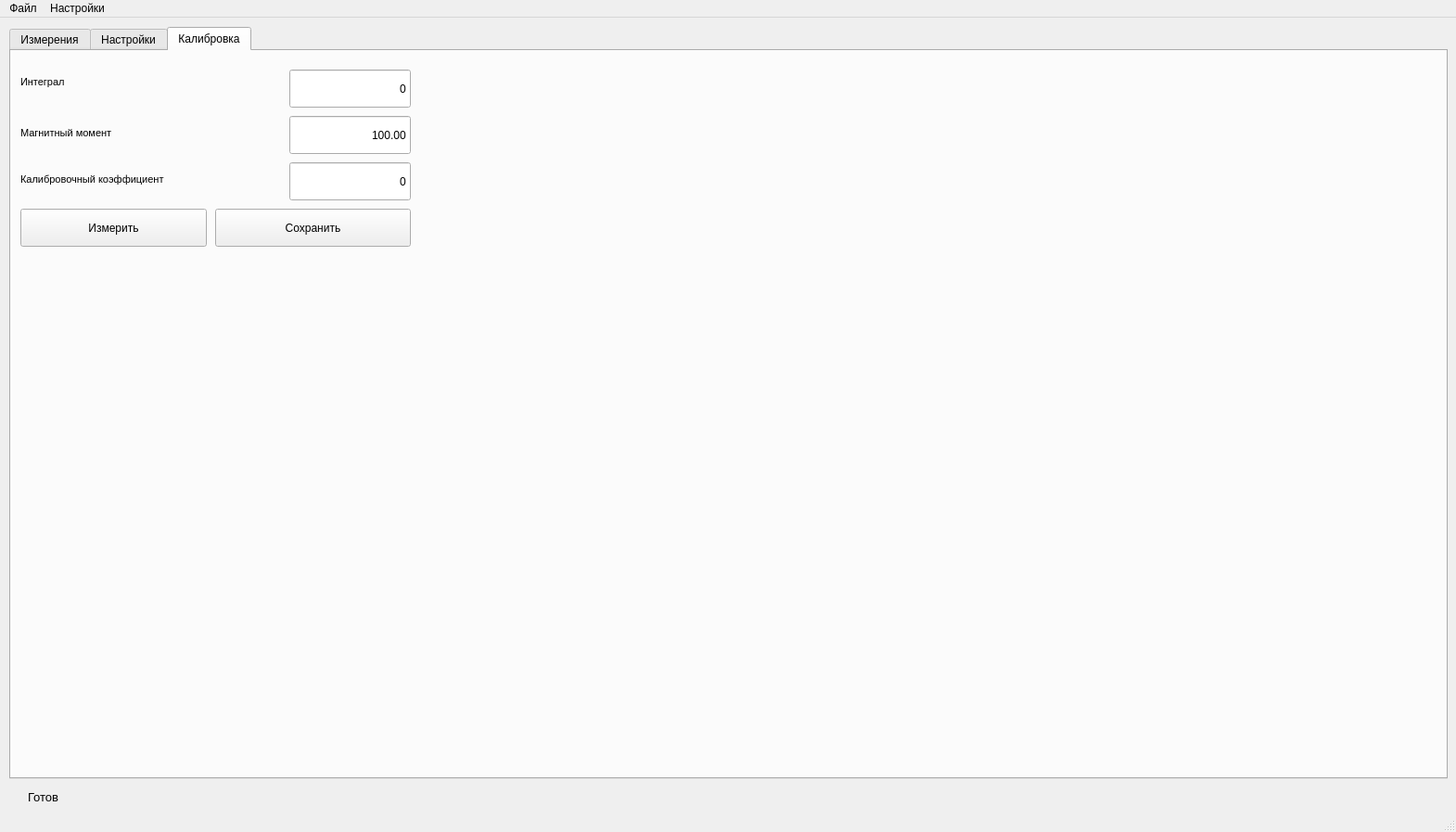
<?xml version="1.0" encoding="UTF-8"?>
<ui version="4.0">
 <class>MainWindow</class>
 <widget class="QMainWindow" name="MainWindow">
  <property name="geometry">
   <rect>
    <x>0</x>
    <y>0</y>
    <width>1570</width>
    <height>897</height>
   </rect>
  </property>
  <property name="windowTitle">
   <string>Helmholtz coil</string>
  </property>
  <widget class="QWidget" name="centralwidget">
   <property name="sizePolicy">
    <sizepolicy hsizetype="Preferred" vsizetype="Preferred">
     <horstretch>0</horstretch>
     <verstretch>0</verstretch>
    </sizepolicy>
   </property>
   <widget class="QLabel" name="Status">
    <property name="geometry">
     <rect>
      <x>120</x>
      <y>620</y>
      <width>111</width>
      <height>41</height>
     </rect>
    </property>
    <property name="font">
     <font>
      <family>Arial</family>
      <pointsize>8</pointsize>
      <italic>true</italic>
     </font>
    </property>
    <property name="text">
     <string/>
    </property>
   </widget>
   <widget class="QTabWidget" name="tabWidget">
    <property name="geometry">
     <rect>
      <x>10</x>
      <y>10</y>
      <width>1551</width>
      <height>811</height>
     </rect>
    </property>
    <property name="font">
     <font>
      <family>Segoe UI</family>
     </font>
    </property>
    <property name="currentIndex">
     <number>2</number>
    </property>
    <widget class="QWidget" name="widget">
     <attribute name="title">
      <string>Измерения</string>
     </attribute>
     <widget class="QLineEdit" name="XY">
      <property name="geometry">
       <rect>
        <x>245</x>
        <y>400</y>
        <width>121</width>
        <height>31</height>
       </rect>
      </property>
      <property name="text">
       <string>0</string>
      </property>
      <property name="alignment">
       <set>Qt::AlignRight|Qt::AlignTrailing|Qt::AlignVCenter</set>
      </property>
     </widget>
     <widget class="QLineEdit" name="Phi">
      <property name="geometry">
       <rect>
        <x>245</x>
        <y>600</y>
        <width>121</width>
        <height>31</height>
       </rect>
      </property>
      <property name="text">
       <string>0</string>
      </property>
      <property name="alignment">
       <set>Qt::AlignRight|Qt::AlignTrailing|Qt::AlignVCenter</set>
      </property>
     </widget>
     <widget class="QLabel" name="label_36">
      <property name="geometry">
       <rect>
        <x>15</x>
        <y>595</y>
        <width>181</width>
        <height>31</height>
       </rect>
      </property>
      <property name="font">
       <font>
        <family>Segoe UI</family>
        <pointsize>10</pointsize>
       </font>
      </property>
      <property name="text">
       <string>Азимутальный угол</string>
      </property>
     </widget>
     <widget class="QLabel" name="label_40">
      <property name="geometry">
       <rect>
        <x>15</x>
        <y>495</y>
        <width>131</width>
        <height>31</height>
       </rect>
      </property>
      <property name="font">
       <font>
        <family>Segoe UI</family>
        <pointsize>10</pointsize>
       </font>
      </property>
      <property name="text">
       <string>Проекция YZ</string>
      </property>
     </widget>
     <widget class="QLabel" name="label_37">
      <property name="geometry">
       <rect>
        <x>15</x>
        <y>645</y>
        <width>211</width>
        <height>31</height>
       </rect>
      </property>
      <property name="font">
       <font>
        <family>Segoe UI</family>
        <pointsize>10</pointsize>
       </font>
      </property>
      <property name="text">
       <string>Полярный угол</string>
      </property>
     </widget>
     <widget class="QLabel" name="label_33">
      <property name="geometry">
       <rect>
        <x>15</x>
        <y>405</y>
        <width>121</width>
        <height>26</height>
       </rect>
      </property>
      <property name="font">
       <font>
        <family>Segoe UI</family>
        <pointsize>10</pointsize>
       </font>
      </property>
      <property name="text">
       <string>Проекция XY</string>
      </property>
     </widget>
     <widget class="QLineEdit" name="Theta">
      <property name="geometry">
       <rect>
        <x>245</x>
        <y>650</y>
        <width>121</width>
        <height>31</height>
       </rect>
      </property>
      <property name="text">
       <string>0</string>
      </property>
      <property name="alignment">
       <set>Qt::AlignRight|Qt::AlignTrailing|Qt::AlignVCenter</set>
      </property>
     </widget>
     <widget class="QLineEdit" name="YZ">
      <property name="geometry">
       <rect>
        <x>245</x>
        <y>500</y>
        <width>121</width>
        <height>31</height>
       </rect>
      </property>
      <property name="text">
       <string>0</string>
      </property>
      <property name="alignment">
       <set>Qt::AlignRight|Qt::AlignTrailing|Qt::AlignVCenter</set>
      </property>
     </widget>
     <widget class="QLabel" name="label_35">
      <property name="geometry">
       <rect>
        <x>15</x>
        <y>545</y>
        <width>181</width>
        <height>31</height>
       </rect>
      </property>
      <property name="font">
       <font>
        <family>Segoe UI</family>
        <pointsize>10</pointsize>
       </font>
      </property>
      <property name="text">
       <string>Полный  момент</string>
      </property>
     </widget>
     <widget class="QLabel" name="label_34">
      <property name="geometry">
       <rect>
        <x>15</x>
        <y>445</y>
        <width>131</width>
        <height>31</height>
       </rect>
      </property>
      <property name="font">
       <font>
        <family>Segoe UI</family>
        <pointsize>10</pointsize>
       </font>
      </property>
      <property name="text">
       <string>Проекция XZ</string>
      </property>
     </widget>
     <widget class="QLineEdit" name="XZ">
      <property name="geometry">
       <rect>
        <x>245</x>
        <y>450</y>
        <width>121</width>
        <height>31</height>
       </rect>
      </property>
      <property name="text">
       <string>0</string>
      </property>
      <property name="alignment">
       <set>Qt::AlignRight|Qt::AlignTrailing|Qt::AlignVCenter</set>
      </property>
     </widget>
     <widget class="QLineEdit" name="M">
      <property name="geometry">
       <rect>
        <x>245</x>
        <y>550</y>
        <width>121</width>
        <height>31</height>
       </rect>
      </property>
      <property name="text">
       <string>0</string>
      </property>
      <property name="alignment">
       <set>Qt::AlignRight|Qt::AlignTrailing|Qt::AlignVCenter</set>
      </property>
     </widget>
     <widget class="QWidget" name="verticalLayoutWidget">
      <property name="geometry">
       <rect>
        <x>380</x>
        <y>20</y>
        <width>1151</width>
        <height>706</height>
       </rect>
      </property>
      <layout class="QVBoxLayout" name="verticalLayout"/>
     </widget>
     <widget class="QPushButton" name="startButton">
      <property name="geometry">
       <rect>
        <x>410</x>
        <y>730</y>
        <width>221</width>
        <height>36</height>
       </rect>
      </property>
      <property name="text">
       <string>Старт</string>
      </property>
     </widget>
     <widget class="QPushButton" name="nextButton">
      <property name="geometry">
       <rect>
        <x>805</x>
        <y>730</y>
        <width>221</width>
        <height>36</height>
       </rect>
      </property>
      <property name="text">
       <string>Следующий магнит</string>
      </property>
     </widget>
     <widget class="QPushButton" name="restartButton">
      <property name="geometry">
       <rect>
        <x>1050</x>
        <y>730</y>
        <width>221</width>
        <height>36</height>
       </rect>
      </property>
      <property name="text">
       <string>Перемерить</string>
      </property>
     </widget>
     <widget class="QPushButton" name="saveButton">
      <property name="geometry">
       <rect>
        <x>1295</x>
        <y>730</y>
        <width>221</width>
        <height>36</height>
       </rect>
      </property>
      <property name="text">
       <string>Сохранить и выйти</string>
      </property>
     </widget>
     <widget class="QLabel" name="label_38">
      <property name="geometry">
       <rect>
        <x>15</x>
        <y>30</y>
        <width>121</width>
        <height>21</height>
       </rect>
      </property>
      <property name="font">
       <font>
        <family>Segoe UI</family>
        <pointsize>10</pointsize>
       </font>
      </property>
      <property name="text">
       <string>Магнит</string>
      </property>
     </widget>
     <widget class="QLineEdit" name="Temperature">
      <property name="geometry">
       <rect>
        <x>245</x>
        <y>285</y>
        <width>121</width>
        <height>31</height>
       </rect>
      </property>
      <property name="text">
       <string>0</string>
      </property>
      <property name="alignment">
       <set>Qt::AlignRight|Qt::AlignTrailing|Qt::AlignVCenter</set>
      </property>
     </widget>
     <widget class="QLabel" name="label_41">
      <property name="geometry">
       <rect>
        <x>15</x>
        <y>280</y>
        <width>131</width>
        <height>31</height>
       </rect>
      </property>
      <property name="font">
       <font>
        <family>Segoe UI</family>
        <pointsize>10</pointsize>
       </font>
      </property>
      <property name="text">
       <string>Температура</string>
      </property>
     </widget>
     <widget class="QLabel" name="label_42">
      <property name="geometry">
       <rect>
        <x>15</x>
        <y>190</y>
        <width>121</width>
        <height>21</height>
       </rect>
      </property>
      <property name="font">
       <font>
        <family>Segoe UI</family>
        <pointsize>10</pointsize>
       </font>
      </property>
      <property name="text">
       <string>Масса</string>
      </property>
     </widget>
     <widget class="QLineEdit" name="Volume">
      <property name="geometry">
       <rect>
        <x>245</x>
        <y>235</y>
        <width>121</width>
        <height>31</height>
       </rect>
      </property>
      <property name="text">
       <string>0</string>
      </property>
      <property name="alignment">
       <set>Qt::AlignRight|Qt::AlignTrailing|Qt::AlignVCenter</set>
      </property>
     </widget>
     <widget class="QLineEdit" name="Mass">
      <property name="geometry">
       <rect>
        <x>245</x>
        <y>185</y>
        <width>121</width>
        <height>31</height>
       </rect>
      </property>
      <property name="text">
       <string>0</string>
      </property>
      <property name="alignment">
       <set>Qt::AlignRight|Qt::AlignTrailing|Qt::AlignVCenter</set>
      </property>
     </widget>
     <widget class="QLabel" name="label_43">
      <property name="geometry">
       <rect>
        <x>15</x>
        <y>230</y>
        <width>131</width>
        <height>31</height>
       </rect>
      </property>
      <property name="font">
       <font>
        <family>Segoe UI</family>
        <pointsize>10</pointsize>
       </font>
      </property>
      <property name="text">
       <string>Объем</string>
      </property>
     </widget>
     <widget class="QLabel" name="label_45">
      <property name="geometry">
       <rect>
        <x>15</x>
        <y>80</y>
        <width>121</width>
        <height>26</height>
       </rect>
      </property>
      <property name="font">
       <font>
        <family>Segoe UI</family>
        <pointsize>10</pointsize>
       </font>
      </property>
      <property name="text">
       <string>Серия</string>
      </property>
     </widget>
     <widget class="QLineEdit" name="ID">
      <property name="geometry">
       <rect>
        <x>245</x>
        <y>30</y>
        <width>121</width>
        <height>31</height>
       </rect>
      </property>
      <property name="text">
       <string>0</string>
      </property>
      <property name="alignment">
       <set>Qt::AlignRight|Qt::AlignTrailing|Qt::AlignVCenter</set>
      </property>
     </widget>
     <widget class="QLineEdit" name="Series">
      <property name="geometry">
       <rect>
        <x>245</x>
        <y>75</y>
        <width>121</width>
        <height>31</height>
       </rect>
      </property>
      <property name="text">
       <string>Apple II</string>
      </property>
      <property name="alignment">
       <set>Qt::AlignRight|Qt::AlignTrailing|Qt::AlignVCenter</set>
      </property>
     </widget>
    </widget>
    <widget class="QWidget" name="tab">
     <attribute name="title">
      <string>Настройки</string>
     </attribute>
     <widget class="QGroupBox" name="groupBox">
      <property name="geometry">
       <rect>
        <x>9</x>
        <y>9</y>
        <width>546</width>
        <height>766</height>
       </rect>
      </property>
      <property name="title">
       <string>Шаговый двигатель</string>
      </property>
      <widget class="QLabel" name="label_8">
       <property name="geometry">
        <rect>
         <x>25</x>
         <y>164</y>
         <width>201</width>
         <height>31</height>
        </rect>
       </property>
       <property name="font">
        <font>
         <family>Arial</family>
         <pointsize>10</pointsize>
        </font>
       </property>
       <property name="text">
        <string>Ускорение, мс</string>
       </property>
      </widget>
      <widget class="QPushButton" name="Connect">
       <property name="geometry">
        <rect>
         <x>365</x>
         <y>51</y>
         <width>151</width>
         <height>31</height>
        </rect>
       </property>
       <property name="text">
        <string>Подключиться</string>
       </property>
      </widget>
      <widget class="QSpinBox" name="Turns">
       <property name="geometry">
        <rect>
         <x>365</x>
         <y>315</y>
         <width>151</width>
         <height>31</height>
        </rect>
       </property>
       <property name="alignment">
        <set>Qt::AlignCenter</set>
       </property>
       <property name="value">
        <number>10</number>
       </property>
      </widget>
      <widget class="QLabel" name="label_13">
       <property name="geometry">
        <rect>
         <x>25</x>
         <y>415</y>
         <width>151</width>
         <height>31</height>
        </rect>
       </property>
       <property name="font">
        <font>
         <family>Arial</family>
         <pointsize>10</pointsize>
        </font>
       </property>
       <property name="text">
        <string>Время движения, сек</string>
       </property>
      </widget>
      <widget class="QSpinBox" name="Acceleration">
       <property name="geometry">
        <rect>
         <x>365</x>
         <y>165</y>
         <width>151</width>
         <height>31</height>
        </rect>
       </property>
       <property name="alignment">
        <set>Qt::AlignCenter</set>
       </property>
       <property name="maximum">
        <number>10000</number>
       </property>
       <property name="value">
        <number>1000</number>
       </property>
      </widget>
      <widget class="QLabel" name="label_9">
       <property name="geometry">
        <rect>
         <x>25</x>
         <y>214</y>
         <width>211</width>
         <height>31</height>
        </rect>
       </property>
       <property name="font">
        <font>
         <family>Arial</family>
         <pointsize>10</pointsize>
        </font>
       </property>
       <property name="text">
        <string>Торможение, мс</string>
       </property>
      </widget>
      <widget class="QLabel" name="label_10">
       <property name="geometry">
        <rect>
         <x>25</x>
         <y>264</y>
         <width>221</width>
         <height>31</height>
        </rect>
       </property>
       <property name="font">
        <font>
         <family>Arial</family>
         <pointsize>10</pointsize>
        </font>
       </property>
       <property name="text">
        <string>Скорость, об/мин</string>
       </property>
      </widget>
      <widget class="QComboBox" name="SerialPort">
       <property name="geometry">
        <rect>
         <x>225</x>
         <y>51</y>
         <width>131</width>
         <height>31</height>
        </rect>
       </property>
      </widget>
      <widget class="QLabel" name="ServoStatus">
       <property name="geometry">
        <rect>
         <x>395</x>
         <y>465</y>
         <width>121</width>
         <height>31</height>
        </rect>
       </property>
       <property name="font">
        <font>
         <family>Arial</family>
         <pointsize>8</pointsize>
         <italic>true</italic>
        </font>
       </property>
       <property name="text">
        <string>Не подключен</string>
       </property>
      </widget>
      <widget class="QLabel" name="label_7">
       <property name="geometry">
        <rect>
         <x>25</x>
         <y>51</y>
         <width>61</width>
         <height>21</height>
        </rect>
       </property>
       <property name="font">
        <font>
         <family>Arial</family>
         <pointsize>10</pointsize>
        </font>
       </property>
       <property name="text">
        <string>Порт</string>
       </property>
      </widget>
      <widget class="QLineEdit" name="Time">
       <property name="geometry">
        <rect>
         <x>365</x>
         <y>415</y>
         <width>151</width>
         <height>31</height>
        </rect>
       </property>
       <property name="text">
        <string>10</string>
       </property>
       <property name="alignment">
        <set>Qt::AlignCenter</set>
       </property>
      </widget>
      <widget class="QLabel" name="label_14">
       <property name="geometry">
        <rect>
         <x>25</x>
         <y>105</y>
         <width>151</width>
         <height>31</height>
        </rect>
       </property>
       <property name="font">
        <font>
         <family>Arial</family>
         <pointsize>10</pointsize>
        </font>
       </property>
       <property name="text">
        <string>Привод</string>
       </property>
      </widget>
      <widget class="QLabel" name="label_11">
       <property name="geometry">
        <rect>
         <x>25</x>
         <y>314</y>
         <width>221</width>
         <height>31</height>
        </rect>
       </property>
       <property name="font">
        <font>
         <family>Arial</family>
         <pointsize>10</pointsize>
        </font>
       </property>
       <property name="text">
        <string>Количество оборотов</string>
       </property>
      </widget>
      <widget class="QSpinBox" name="Deceleration">
       <property name="geometry">
        <rect>
         <x>365</x>
         <y>215</y>
         <width>151</width>
         <height>31</height>
        </rect>
       </property>
       <property name="alignment">
        <set>Qt::AlignCenter</set>
       </property>
       <property name="maximum">
        <number>10000</number>
       </property>
       <property name="value">
        <number>1000</number>
       </property>
      </widget>
      <widget class="QSpinBox" name="Speed">
       <property name="geometry">
        <rect>
         <x>365</x>
         <y>265</y>
         <width>151</width>
         <height>31</height>
        </rect>
       </property>
       <property name="alignment">
        <set>Qt::AlignCenter</set>
       </property>
       <property name="maximum">
        <number>600</number>
       </property>
       <property name="value">
        <number>300</number>
       </property>
      </widget>
      <widget class="QComboBox" name="MotorType">
       <property name="geometry">
        <rect>
         <x>365</x>
         <y>110</y>
         <width>151</width>
         <height>31</height>
        </rect>
       </property>
      </widget>
      <widget class="QLabel" name="label_12">
       <property name="geometry">
        <rect>
         <x>25</x>
         <y>460</y>
         <width>221</width>
         <height>31</height>
        </rect>
       </property>
       <property name="font">
        <font>
         <family>Arial</family>
         <pointsize>10</pointsize>
        </font>
       </property>
       <property name="text">
        <string>Статус привода</string>
       </property>
      </widget>
      <widget class="QPushButton" name="StopRotation">
       <property name="geometry">
        <rect>
         <x>355</x>
         <y>675</y>
         <width>181</width>
         <height>81</height>
        </rect>
       </property>
       <property name="font">
        <font>
         <family>Arial</family>
         <pointsize>10</pointsize>
        </font>
       </property>
       <property name="text">
        <string>Стоп</string>
       </property>
      </widget>
      <widget class="QPushButton" name="ContRotation">
       <property name="geometry">
        <rect>
         <x>10</x>
         <y>675</y>
         <width>171</width>
         <height>81</height>
        </rect>
       </property>
       <property name="font">
        <font>
         <family>Arial</family>
         <pointsize>10</pointsize>
        </font>
       </property>
       <property name="text">
        <string>Непрерывно</string>
       </property>
      </widget>
      <widget class="QPushButton" name="StartRotation">
       <property name="geometry">
        <rect>
         <x>190</x>
         <y>675</y>
         <width>151</width>
         <height>81</height>
        </rect>
       </property>
       <property name="font">
        <font>
         <family>Arial</family>
         <pointsize>10</pointsize>
        </font>
       </property>
       <property name="text">
        <string>Старт</string>
       </property>
      </widget>
      <widget class="QLabel" name="label_15">
       <property name="geometry">
        <rect>
         <x>25</x>
         <y>365</y>
         <width>221</width>
         <height>31</height>
        </rect>
       </property>
       <property name="font">
        <font>
         <family>Arial</family>
         <pointsize>10</pointsize>
        </font>
       </property>
       <property name="text">
        <string>Ток двигателя</string>
       </property>
      </widget>
      <widget class="QDoubleSpinBox" name="Current">
       <property name="geometry">
        <rect>
         <x>365</x>
         <y>365</y>
         <width>151</width>
         <height>31</height>
        </rect>
       </property>
       <property name="alignment">
        <set>Qt::AlignCenter</set>
       </property>
       <property name="decimals">
        <number>1</number>
       </property>
       <property name="minimum">
        <double>0.500000000000000</double>
       </property>
       <property name="maximum">
        <double>7.000000000000000</double>
       </property>
       <property name="singleStep">
        <double>0.100000000000000</double>
       </property>
       <property name="value">
        <double>5.000000000000000</double>
       </property>
      </widget>
      <widget class="QPushButton" name="ReleaseShaft">
       <property name="geometry">
        <rect>
         <x>10</x>
         <y>580</y>
         <width>171</width>
         <height>81</height>
        </rect>
       </property>
       <property name="font">
        <font>
         <family>Arial</family>
         <pointsize>10</pointsize>
        </font>
       </property>
       <property name="text">
        <string>Освободить вал</string>
       </property>
      </widget>
     </widget>
     <widget class="QGroupBox" name="groupBox_2">
      <property name="geometry">
       <rect>
        <x>565</x>
        <y>9</y>
        <width>596</width>
        <height>766</height>
       </rect>
      </property>
      <property name="title">
       <string>АЦП</string>
      </property>
      <widget class="QPushButton" name="SelectFile">
       <property name="geometry">
        <rect>
         <x>315</x>
         <y>445</y>
         <width>201</width>
         <height>51</height>
        </rect>
       </property>
       <property name="font">
        <font>
         <family>Arial</family>
         <pointsize>10</pointsize>
        </font>
       </property>
       <property name="text">
        <string>Выбор файла..</string>
       </property>
      </widget>
      <widget class="QComboBox" name="Channel2Range">
       <property name="geometry">
        <rect>
         <x>315</x>
         <y>255</y>
         <width>201</width>
         <height>31</height>
        </rect>
       </property>
      </widget>
      <widget class="QCheckBox" name="Channel2Enable">
       <property name="enabled">
        <bool>true</bool>
       </property>
       <property name="geometry">
        <rect>
         <x>545</x>
         <y>265</y>
         <width>31</width>
         <height>17</height>
        </rect>
       </property>
       <property name="text">
        <string/>
       </property>
      </widget>
      <widget class="QLabel" name="label_23">
       <property name="geometry">
        <rect>
         <x>35</x>
         <y>405</y>
         <width>231</width>
         <height>31</height>
        </rect>
       </property>
       <property name="font">
        <font>
         <family>Arial</family>
         <pointsize>10</pointsize>
        </font>
       </property>
       <property name="text">
        <string>Количество сэмплов</string>
       </property>
      </widget>
      <widget class="QCheckBox" name="Channel4Enable">
       <property name="enabled">
        <bool>true</bool>
       </property>
       <property name="geometry">
        <rect>
         <x>545</x>
         <y>365</y>
         <width>31</width>
         <height>17</height>
        </rect>
       </property>
       <property name="text">
        <string/>
       </property>
      </widget>
      <widget class="QComboBox" name="Channel1Range">
       <property name="geometry">
        <rect>
         <x>315</x>
         <y>205</y>
         <width>201</width>
         <height>31</height>
        </rect>
       </property>
       <property name="editable">
        <bool>false</bool>
       </property>
      </widget>
      <widget class="QLabel" name="label_19">
       <property name="geometry">
        <rect>
         <x>35</x>
         <y>204</y>
         <width>211</width>
         <height>31</height>
        </rect>
       </property>
       <property name="font">
        <font>
         <family>Arial</family>
         <pointsize>10</pointsize>
        </font>
       </property>
       <property name="text">
        <string>Канал 1</string>
       </property>
      </widget>
      <widget class="QCheckBox" name="Channel1Enable">
       <property name="enabled">
        <bool>true</bool>
       </property>
       <property name="geometry">
        <rect>
         <x>545</x>
         <y>215</y>
         <width>31</width>
         <height>17</height>
        </rect>
       </property>
       <property name="text">
        <string/>
       </property>
       <property name="tristate">
        <bool>false</bool>
       </property>
      </widget>
      <widget class="QLabel" name="SampleRate">
       <property name="geometry">
        <rect>
         <x>445</x>
         <y>115</y>
         <width>91</width>
         <height>16</height>
        </rect>
       </property>
       <property name="text">
        <string>1 МС/c</string>
       </property>
      </widget>
      <widget class="QLabel" name="label_21">
       <property name="geometry">
        <rect>
         <x>35</x>
         <y>305</y>
         <width>211</width>
         <height>31</height>
        </rect>
       </property>
       <property name="font">
        <font>
         <family>Arial</family>
         <pointsize>10</pointsize>
        </font>
       </property>
       <property name="text">
        <string>Канал 3</string>
       </property>
      </widget>
      <widget class="QLabel" name="label_24">
       <property name="geometry">
        <rect>
         <x>35</x>
         <y>154</y>
         <width>201</width>
         <height>31</height>
        </rect>
       </property>
       <property name="font">
        <font>
         <family>Arial</family>
         <pointsize>10</pointsize>
        </font>
       </property>
       <property name="text">
        <string>Разрядность, бит</string>
       </property>
      </widget>
      <widget class="QLabel" name="label_17">
       <property name="geometry">
        <rect>
         <x>35</x>
         <y>55</y>
         <width>131</width>
         <height>21</height>
        </rect>
       </property>
       <property name="font">
        <font>
         <family>Arial</family>
         <pointsize>10</pointsize>
        </font>
       </property>
       <property name="text">
        <string>Инструмент</string>
       </property>
      </widget>
      <widget class="QComboBox" name="Channel3Range">
       <property name="geometry">
        <rect>
         <x>315</x>
         <y>305</y>
         <width>201</width>
         <height>31</height>
        </rect>
       </property>
      </widget>
      <widget class="QLineEdit" name="filePath">
       <property name="geometry">
        <rect>
         <x>25</x>
         <y>445</y>
         <width>271</width>
         <height>51</height>
        </rect>
       </property>
       <property name="text">
        <string>C:\Projects\python\harmonic-coils-main\read.txt</string>
       </property>
      </widget>
      <widget class="QComboBox" name="Channel4Range">
       <property name="geometry">
        <rect>
         <x>315</x>
         <y>355</y>
         <width>201</width>
         <height>31</height>
        </rect>
       </property>
      </widget>
      <widget class="QLabel" name="label_20">
       <property name="geometry">
        <rect>
         <x>35</x>
         <y>255</y>
         <width>211</width>
         <height>31</height>
        </rect>
       </property>
       <property name="font">
        <font>
         <family>Arial</family>
         <pointsize>10</pointsize>
        </font>
       </property>
       <property name="text">
        <string>Канал 2</string>
       </property>
      </widget>
      <widget class="QLabel" name="label_18">
       <property name="geometry">
        <rect>
         <x>35</x>
         <y>104</y>
         <width>141</width>
         <height>31</height>
        </rect>
       </property>
       <property name="font">
        <font>
         <family>Arial</family>
         <pointsize>10</pointsize>
        </font>
       </property>
       <property name="text">
        <string>Интервал, нс</string>
       </property>
      </widget>
      <widget class="QComboBox" name="Interval">
       <property name="geometry">
        <rect>
         <x>315</x>
         <y>105</y>
         <width>91</width>
         <height>31</height>
        </rect>
       </property>
       <property name="currentIndex">
        <number>-1</number>
       </property>
      </widget>
      <widget class="QComboBox" name="Resolution">
       <property name="geometry">
        <rect>
         <x>315</x>
         <y>155</y>
         <width>201</width>
         <height>31</height>
        </rect>
       </property>
      </widget>
      <widget class="QLineEdit" name="MaxSamples">
       <property name="geometry">
        <rect>
         <x>315</x>
         <y>405</y>
         <width>201</width>
         <height>31</height>
        </rect>
       </property>
       <property name="text">
        <string>10</string>
       </property>
       <property name="alignment">
        <set>Qt::AlignCenter</set>
       </property>
      </widget>
      <widget class="QComboBox" name="SerialPort_3">
       <property name="geometry">
        <rect>
         <x>315</x>
         <y>55</y>
         <width>201</width>
         <height>31</height>
        </rect>
       </property>
       <item>
        <property name="text">
         <string>Picoscope 5442D MSO</string>
        </property>
       </item>
      </widget>
      <widget class="QLabel" name="label_22">
       <property name="geometry">
        <rect>
         <x>35</x>
         <y>350</y>
         <width>211</width>
         <height>31</height>
        </rect>
       </property>
       <property name="font">
        <font>
         <family>Arial</family>
         <pointsize>10</pointsize>
        </font>
       </property>
       <property name="text">
        <string>Канал 4</string>
       </property>
      </widget>
      <widget class="QCheckBox" name="Channel3Enable">
       <property name="enabled">
        <bool>true</bool>
       </property>
       <property name="geometry">
        <rect>
         <x>545</x>
         <y>315</y>
         <width>31</width>
         <height>17</height>
        </rect>
       </property>
       <property name="text">
        <string/>
       </property>
      </widget>
      <widget class="QPushButton" name="StartRecord">
       <property name="geometry">
        <rect>
         <x>10</x>
         <y>675</y>
         <width>271</width>
         <height>81</height>
        </rect>
       </property>
       <property name="font">
        <font>
         <family>Arial</family>
         <pointsize>10</pointsize>
        </font>
       </property>
       <property name="text">
        <string>Начать запись</string>
       </property>
      </widget>
      <widget class="QPushButton" name="StopRecord">
       <property name="geometry">
        <rect>
         <x>290</x>
         <y>675</y>
         <width>296</width>
         <height>81</height>
        </rect>
       </property>
       <property name="font">
        <font>
         <family>Arial</family>
         <pointsize>10</pointsize>
        </font>
       </property>
       <property name="text">
        <string>Остановить запись</string>
       </property>
      </widget>
     </widget>
     <widget class="QGroupBox" name="groupBox_Calculation">
      <property name="geometry">
       <rect>
        <x>1180</x>
        <y>10</y>
        <width>351</width>
        <height>761</height>
       </rect>
      </property>
      <property name="title">
       <string>Вычисления</string>
      </property>
      <widget class="QLabel" name="label_54">
       <property name="geometry">
        <rect>
         <x>20</x>
         <y>50</y>
         <width>131</width>
         <height>21</height>
        </rect>
       </property>
       <property name="font">
        <font>
         <family>Arial</family>
         <pointsize>10</pointsize>
        </font>
       </property>
       <property name="text">
        <string>Метод вычисления</string>
       </property>
      </widget>
      <widget class="QComboBox" name="calculationMethod">
       <property name="geometry">
        <rect>
         <x>190</x>
         <y>50</y>
         <width>141</width>
         <height>31</height>
        </rect>
       </property>
       <item>
        <property name="text">
         <string>Интегрирование</string>
        </property>
       </item>
       <item>
        <property name="text">
         <string>Lock-in</string>
        </property>
       </item>
      </widget>
     </widget>
     <zorder>groupBox_2</zorder>
     <zorder>groupBox</zorder>
     <zorder>groupBox_Calculation</zorder>
    </widget>
    <widget class="QWidget" name="tab_2">
     <attribute name="title">
      <string>Калибровка</string>
     </attribute>
     <widget class="QPushButton" name="MeasureCalibration">
      <property name="geometry">
       <rect>
        <x>10</x>
        <y>170</y>
        <width>201</width>
        <height>41</height>
       </rect>
      </property>
      <property name="text">
       <string>Измерить</string>
      </property>
     </widget>
     <widget class="QLineEdit" name="CalibIntegral">
      <property name="geometry">
       <rect>
        <x>300</x>
        <y>20</y>
        <width>131</width>
        <height>41</height>
       </rect>
      </property>
      <property name="text">
       <string>0</string>
      </property>
      <property name="alignment">
       <set>Qt::AlignRight|Qt::AlignTrailing|Qt::AlignVCenter</set>
      </property>
     </widget>
     <widget class="QLabel" name="label_16">
      <property name="geometry">
       <rect>
        <x>10</x>
        <y>15</y>
        <width>121</width>
        <height>36</height>
       </rect>
      </property>
      <property name="font">
       <font>
        <family>Arial</family>
        <pointsize>8</pointsize>
       </font>
      </property>
      <property name="text">
       <string>Интеграл</string>
      </property>
     </widget>
     <widget class="QWidget" name="verticalLayoutWidget_2">
      <property name="geometry">
       <rect>
        <x>450</x>
        <y>15</y>
        <width>1081</width>
        <height>761</height>
       </rect>
      </property>
      <layout class="QVBoxLayout" name="verticalLayoutCalibration"/>
     </widget>
     <widget class="QLabel" name="label_26">
      <property name="geometry">
       <rect>
        <x>10</x>
        <y>70</y>
        <width>121</width>
        <height>36</height>
       </rect>
      </property>
      <property name="font">
       <font>
        <family>Arial</family>
        <pointsize>8</pointsize>
       </font>
      </property>
      <property name="text">
       <string>Магнитный момент</string>
      </property>
     </widget>
     <widget class="QLineEdit" name="MagMoment">
      <property name="geometry">
       <rect>
        <x>300</x>
        <y>70</y>
        <width>131</width>
        <height>41</height>
       </rect>
      </property>
      <property name="text">
       <string>100.00</string>
      </property>
      <property name="alignment">
       <set>Qt::AlignRight|Qt::AlignTrailing|Qt::AlignVCenter</set>
      </property>
     </widget>
     <widget class="QPushButton" name="SaveCalibration">
      <property name="geometry">
       <rect>
        <x>220</x>
        <y>170</y>
        <width>211</width>
        <height>41</height>
       </rect>
      </property>
      <property name="text">
       <string>Сохранить</string>
      </property>
     </widget>
     <widget class="QLineEdit" name="CalibCoef">
      <property name="geometry">
       <rect>
        <x>300</x>
        <y>120</y>
        <width>131</width>
        <height>41</height>
       </rect>
      </property>
      <property name="text">
       <string>0</string>
      </property>
      <property name="alignment">
       <set>Qt::AlignRight|Qt::AlignTrailing|Qt::AlignVCenter</set>
      </property>
     </widget>
     <widget class="QLabel" name="label_27">
      <property name="geometry">
       <rect>
        <x>10</x>
        <y>120</y>
        <width>201</width>
        <height>36</height>
       </rect>
      </property>
      <property name="font">
       <font>
        <family>Arial</family>
        <pointsize>8</pointsize>
       </font>
      </property>
      <property name="text">
       <string>Калибровочный коэффициент</string>
      </property>
     </widget>
    </widget>
   </widget>
   <widget class="QLabel" name="statusBar">
    <property name="geometry">
     <rect>
      <x>30</x>
      <y>825</y>
      <width>806</width>
      <height>31</height>
     </rect>
    </property>
    <property name="font">
     <font>
      <family>Segoe UI</family>
      <pointsize>10</pointsize>
     </font>
    </property>
    <property name="text">
     <string>Готов</string>
    </property>
   </widget>
  </widget>
  <widget class="QMenuBar" name="menubar">
   <property name="geometry">
    <rect>
     <x>0</x>
     <y>0</y>
     <width>1570</width>
     <height>21</height>
    </rect>
   </property>
   <widget class="QMenu" name="menu">
    <property name="title">
     <string>Файл</string>
    </property>
   </widget>
   <widget class="QMenu" name="menu_2">
    <property name="title">
     <string>Настройки</string>
    </property>
   </widget>
   <addaction name="menu"/>
   <addaction name="menu_2"/>
  </widget>
  <widget class="QStatusBar" name="statusbar"/>
 </widget>
 <resources/>
 <connections/>
</ui>
